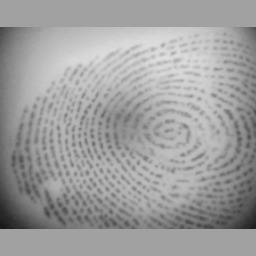
#> input picture 1.jpg, 256 x 256 px
$ python -i allfilter.py   (imports and definitions only)   (older library calls are emulated)
#> lines starting #> are read from the running program, lines starting #| are printed output that depends on the picture
#> further down, picture is the input picture: shape (256, 256, 3); min 23, max 222, mean 158.4
import cv2
import numpy as np
from scipy.signal import convolve2d as conv
from scipy import ndimage
import math
from matplotlib import pyplot as plt
from numpy.fft import rfft2

def canny(img):
    edges = cv2.Canny(img, 50, 51)
    edges = cv2.add(edges, edges)
    return edges


def getgauss(ksize, sigma):
    kernel = cv2.getGaussianKernel(ksize, sigma, ktype=cv2.CV_32F)
    return kernel


def applyfil(img,kernel):
    filtered = cv2.filter2D(img, cv2.CV_32F, kernel)
    filtered = backtoim(filtered)
    #filtered = conv(img, kernel, mode='same')
    return filtered


def bsobel(im):
    sx = ndimage.sobel(im, axis=0, mode='constant')
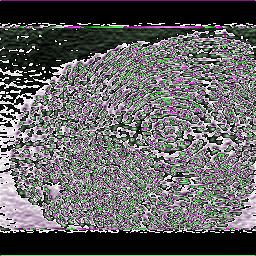
#> sx: shape (256, 256, 3); mean B, G, R 99.8, 99, 99.8
    sy = ndimage.sobel(im, axis=1, mode='constant')
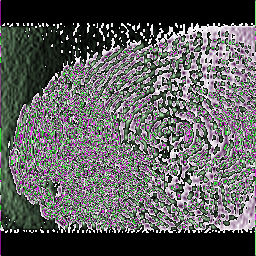
#> sy: shape (256, 256, 3); mean B, G, R 94.6, 95.1, 94.6
    sob = np.hypot(sx, sy)
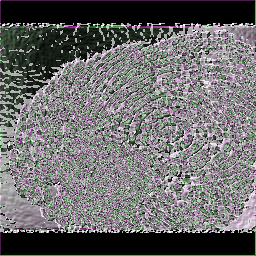
#> sob: shape (256, 256, 3) float16; mean B, G, R 152, 151.1, 152; drawn with min black and max white
    return sob


def backtoim(img):
    img1 = np.array(img, dtype=np.uint8)
    img1 = np.resize(img1, (7, 7))
    return img1


def gradientSobel(img):
    xsobel = np.array([1, 2, 1, 0, 0, 0, -1, -2, -1])
    ysobel = np.array([-1, 0, 1, -2, 0, 2, -1, 0, 1])
    xsobel = xsobel.reshape(3, 3)
    ysobel = ysobel.reshape(3, 3)
    grad_x = applyfil(img, xsobel)
    grad_y = applyfil(img, ysobel)
    return grad_x, grad_y


def applyGabor(img,ksize,theta1,freq1):
    kern = cv2.getGaborKernel((ksize, ksize), 1, theta1, freq1, 0.5, 0, ktype=cv2.CV_32F)
    filimg = applyfil(img, kern)
    return filimg


def lap(img):
    lap2 = cv2.Laplacian(img, cv2.CV_32F)
    lap2 = backtoim(lap2)
    return lap2

def sobel(img):
    sobelx = cv2.Sobel(img, cv2.CV_64F, 1, 0, ksize=3)
    sobely = cv2.Sobel(img, cv2.CV_64F, 0, 1, ksize=3)
    return sobelx, sobely

def sharpen(img):
    kernel = np.array([[-1, -1, -1], [-1, 9, -1], [-1, -1, -1]])
    filtered = applyfil(img, kernel)
    return filtered

>>> import cv2
>>> picture = cv2.imread('1.jpg')
>>> result = bsobel(picture)

$ run again, on 2.jpg
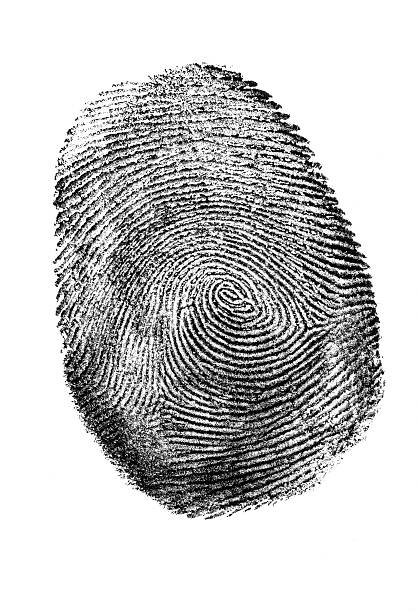
#> input picture 2.jpg, 418 x 612 px
#> picture is the input picture: shape (612, 418, 3); min 0, max 255, mean 199.6
#> in bsobel, `sy = ndimage.sobel(im, axis=1, mode='constant')`:
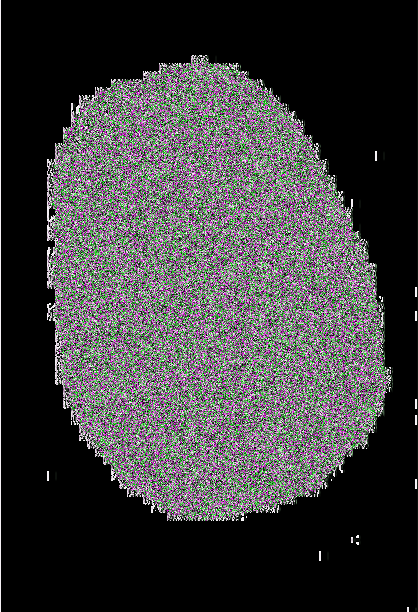
#> sy: shape (612, 418, 3); mean B, G, R 62.9, 62.1, 62.9
#> in bsobel, `sob = np.hypot(sx, sy)`:
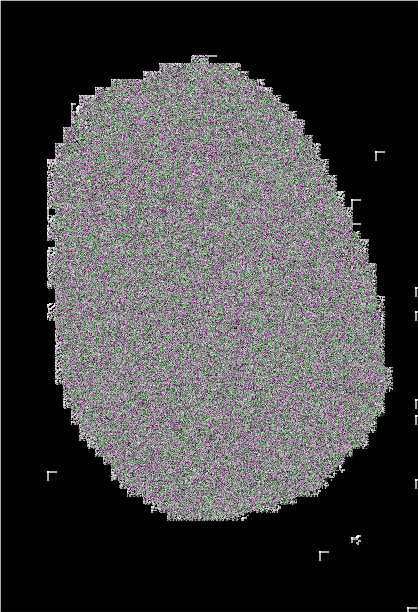
#> sob: shape (612, 418, 3) float16; mean B, G, R 96.8, 95.6, 96.8; drawn with min black and max white
